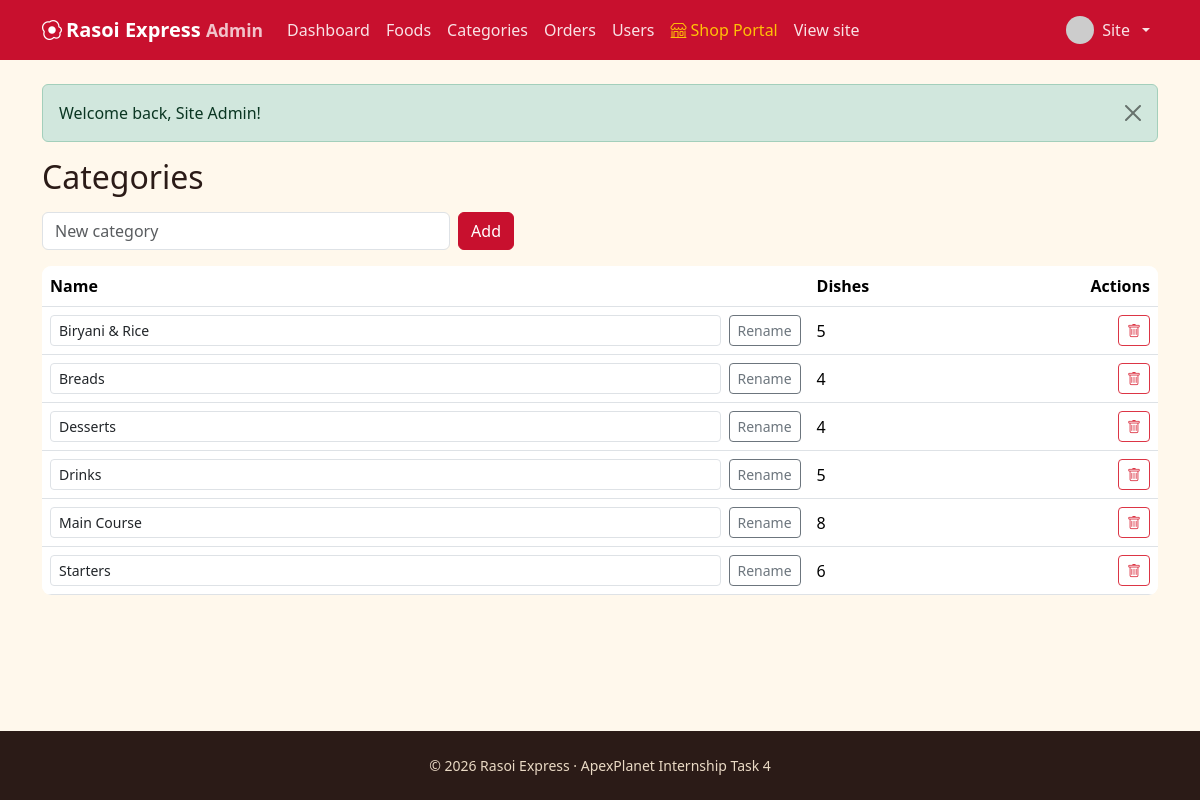
Screenshot of /admin/categories.php (signed in) with the database file from the repository.
### tables this page shows
CREATE TABLE users (
  id INT UNSIGNED AUTO_INCREMENT PRIMARY KEY,
  name VARCHAR(80) NOT NULL,
  email VARCHAR(120) NOT NULL UNIQUE,
  phone VARCHAR(15) DEFAULT NULL,
  address VARCHAR(255) DEFAULT NULL,
  password_hash VARCHAR(255) NOT NULL,
  role ENUM('user','admin','shop_owner') NOT NULL DEFAULT 'user',
  status ENUM('active','blocked') NOT NULL DEFAULT 'active',
  avatar VARCHAR(255) DEFAULT NULL,
  last_login_at DATETIME DEFAULT NULL,
  created_at TIMESTAMP DEFAULT CURRENT_TIMESTAMP,
  INDEX idx_users_role (role),
  INDEX idx_users_last_login (last_login_at)
);

CREATE TABLE categories (
  id INT UNSIGNED AUTO_INCREMENT PRIMARY KEY,
  name VARCHAR(60) NOT NULL UNIQUE
);

### includes/auth.php (called while the page is built, shortened)
<?php
require_once __DIR__ . '/db.php';
function e($v): string { return htmlspecialchars((string)$v, ENT_QUOTES, 'UTF-8'); }
function url(string $p = ''): string { return BASE_URL . '/' . ltrim($p, '/'); }
function current_user(): ?array {
    static $u = false;
    if ($u === false) {
        $u = null;
        if (!empty($_SESSION['uid'])) {
            $s = db()->prepare('SELECT id,name,email,phone,address,role,status,avatar FROM users WHERE id=?');
            $s->execute([$_SESSION['uid']]);
            $u = $s->fetch() ?: null;
        }
    }
    return $u;
}
function require_login(): array {
    $u = current_user();
    return $u;
}
function require_admin(): array {
    $u = require_login();
    return $u;
}
function avatar_url(?array $u): string {
    return ($u && $u['avatar']) ? url('uploads/avatars/' . $u['avatar'])
        : 'https://ui-avatars.com/api/?background=c8102e&color=fff&name=' . urlencode($u['name'] ?? 'U');
}

### includes/db.php (called while the page is built, shortened)
<?php
function db(): PDO {
    static $pdo = null;
    if ($pdo === null) {
        try {
            $pdo = new PDO('mysql:host=' . DB_HOST . ';dbname=' . DB_NAME . ';charset=utf8mb4', DB_USER, DB_PASS, [
                PDO::ATTR_ERRMODE => PDO::ERRMODE_EXCEPTION,
                PDO::ATTR_DEFAULT_FETCH_MODE => PDO::FETCH_ASSOC,
                PDO::ATTR_EMULATE_PREPARES => false,
            ]);
        } catch (PDOException $e) {
            error_log($e->getMessage());
            http_response_code(500);
            ?>
            <!DOCTYPE html>
            <html lang="en">
            <head>
            <meta charset="UTF-8">
            <meta name="viewport" content="width=device-width, initial-scale=1">
            <title>Database Offline | Rasoi Express</title>
            <link href="https://cdn.jsdelivr.net/npm/bootstrap@5.3.3/dist/css/bootstrap.min.css" rel="stylesheet">
            <link href="https://cdn.jsdelivr.net/npm/bootstrap-icons@1.11.3/font/bootstrap-icons.min.css" rel="stylesheet">
            <style>
              body { background: #f8f9fa; font-family: system-ui, -apple-system, sans-serif; display: flex; align-items: center; justify-content: center; min-height: 100vh; padding: 20px; }
              .card { max-width: 580px; width: 100%; border: 0; box-shadow: 0 10px 30px rgba(0,0,0,0.08); border-radius: 16px; }
              .icon-box { width: 64px; height: 64px; border-radius: 50%; background: #fee2e2; color: #dc2626; display: flex; align-items: center; justify-content: center; font-size: 2rem; margin: 0 auto 1.25rem; }
            </style>
            <meta http-equiv="refresh" content="5">
            </head>
            <body>
            <div class="card p-4 p-md-5 text-center">
              <div class="icon-box"><i class="bi bi-database-gear"></i></div>
              <h3 class="fw-bold mb-2">Starting Database Server&hellip;</h3>
              <p class="text-muted mb-3">MariaDB is being launched automatically. This page will refresh in a few seconds.</p>
              <div class="d-flex justify-content-center mb-4">
                <div class="spinner-border text-danger" role="status"><span class="visually-hidden">Loading...</span></div>
              </div>
              <div class="d-grid gap-2">
                <button onclick="location.reload()" class="btn btn-danger py-2 fw-semibold"><i class="bi bi-arrow-clockwise me-1"></i> Refresh Now</button>
              </div>
              <details class="text-start mt-3 small text-muted">
                <summary class="cursor-pointer">Technical error details</summary>
                <pre class="bg-light p-2 rounded mt-2 text-danger mb-0" style="font-size: 0.78rem; overflow-x: auto;"><?= htmlspecialchars($e->getMessage(), ENT_QUOTES, 'UTF-8') ?></pre>
                <div class="mt-2">
                  <strong>Manual fix:</strong> Double-click <code>start-database.bat</code> or <code>run.bat</code> in your project folder.
                </div>
              </details>
            </div>
            </body>
            </html>
            <?php
            exit;
        }
    }
    return $pdo;
}

### admin/categories.php (the view, shortened to what this page needs)
<?php
require_once __DIR__ . '/../includes/auth.php';
require_admin();
$adminArea = true; $pageTitle = 'Categories';
$cats = db()->query('SELECT c.*, (SELECT COUNT(*) FROM foods f WHERE f.category_id=c.id) n FROM categories c ORDER BY c.name')->fetchAll();
require __DIR__ . '/../includes/header.php';
?>
<h2 class="mb-3">Categories</h2>
<form method="post" class="row g-2 mb-3 needs-validation" novalidate style="max-width:480px"><?= csrf_field() ?><input type="hidden" name="action" value="add">
  <div class="col"><input class="form-control" name="name" placeholder="New category" required minlength="2" maxlength="60" aria-label="New category name"></div>
  <div class="col-auto"><button class="btn btn-rx">Add</button></div>
</form>
<div class="table-responsive"><table class="table align-middle mb-0">
  <thead><tr><th>Name</th><th>Dishes</th><th class="text-end">Actions</th></tr></thead>
  <tbody><?php foreach ($cats as $c): ?>
    <tr>
      <td><form method="post" class="d-flex gap-2"><?= csrf_field() ?><input type="hidden" name="action" value="rename"><input type="hidden" name="id" value="<?= $c['id'] ?>">
        <input class="form-control form-control-sm" name="name" value="<?= e($c['name']) ?>" required minlength="2" maxlength="60" aria-label="Category name"><button class="btn btn-sm btn-outline-secondary">Rename</button></form></td>
      <td><?= (int)$c['n'] ?></td>
      <td class="text-end"><form method="post" class="d-inline" data-confirm="Delete category '<?= e($c['name']) ?>'?"><button class="btn btn-sm btn-outline-danger"><i class="bi bi-trash"></i></button></form></td>
    </tr><?php endforeach; ?></tbody>
</table></div>
<?php require __DIR__ . '/../includes/footer.php'; ?>

### includes/header.php (shortened to what this page needs)
<?php require_once __DIR__ . '/auth.php'; $me = current_user(); $isAdminArea = !empty($adminArea); $isShopArea = !empty($shopArea); ?>
<!DOCTYPE html>
<html lang="en">
<head>
<link href="https://cdn.jsdelivr.net/npm/bootstrap@5.3.3/dist/css/bootstrap.min.css" rel="stylesheet">
<link href="https://cdn.jsdelivr.net/npm/bootstrap-icons@1.11.3/font/bootstrap-icons.min.css" rel="stylesheet">
<link href="<?= url('assets/css/style.css') ?>" rel="stylesheet">
</head>
<body>
<nav class="navbar navbar-expand-lg navbar-dark rx-nav sticky-top">
  <div class="container">
    <a class="navbar-brand fw-bold" href="<?= url($isAdminArea ? 'admin/index.php' : ($isShopArea ? 'shop/index.php' : 'index.php')) ?>"><i class="bi bi-egg-fried me-1"></i><?= APP_NAME ?><?= $isAdminArea ? ' <small class="opacity-75">Admin</small>' : ($isShopArea ? ' <small class="opacity-75">Shop Portal</small>' : '') ?></a>
    <div class="collapse navbar-collapse" id="nav">
      <ul class="navbar-nav me-auto">
        <?php if ($isAdminArea): ?>
          <li class="nav-item"><a class="nav-link" href="<?= url('admin/index.php') ?>">Dashboard</a></li>
          <li class="nav-item"><a class="nav-link" href="<?= url('admin/foods.php') ?>">Foods</a></li>
          <li class="nav-item"><a class="nav-link" href="<?= url('admin/categories.php') ?>">Categories</a></li>
          <li class="nav-item"><a class="nav-link" href="<?= url('admin/orders.php') ?>">Orders</a></li>
          <li class="nav-item"><a class="nav-link" href="<?= url('admin/users.php') ?>">Users</a></li>
          <li class="nav-item"><a class="nav-link text-warning" href="<?= url('shop/index.php') ?>"><i class="bi bi-shop me-1"></i>Shop Portal</a></li>
          <li class="nav-item"><a class="nav-link" href="<?= url('index.php') ?>">View site</a></li>
        <?php endif; ?>
      </ul>
      <ul class="navbar-nav align-items-lg-center gap-lg-2">
        <?php if ($me): ?>
          <li class="nav-item dropdown">
            <a class="nav-link dropdown-toggle d-flex align-items-center gap-2" href="#" data-bs-toggle="dropdown">
              <img src="<?= e(avatar_url($me)) ?>" class="rounded-circle" width="28" height="28" alt=""><?= e(explode(' ', $me['name'])[0]) ?>
            </a>
          </li>
        <?php else: ?>
          <li class="nav-item"><a class="nav-link" href="<?= url('login.php') ?>">Log in</a></li>
          <li class="nav-item"><a class="btn btn-warning btn-sm" href="<?= url('register.php') ?>">Sign up</a></li>
        <?php endif; ?>
      </ul>
    </div>
  </div>
</nav>
<main class="container py-4 main-content flex-grow-1 d-flex flex-column">
<?php foreach (get_flash() as [$t, $m]): ?>
  <div class="alert alert-<?= e($t) ?> alert-dismissible fade show" role="alert"><?= e($m) ?><button type="button" class="btn-close" data-bs-dismiss="alert"></button></div>
<?php endforeach; ?>

### includes/footer.php (shortened to what this page needs)
</main>
<footer class="rx-footer py-4 mt-auto text-center">
  <div class="container small">&copy; <?= date('Y') ?> <?= APP_NAME ?> &middot; ApexPlanet Internship Task 4</div>
</footer>
</body>
</html>

### assets/css/style.css (style rules this page uses)
:root { --rx-red:#c8102e;--rx-dark:#2b1b17;--rx-gold:#f7b32b;--rx-leaf:#2f6f4e;--rx-paper:#fff8ec }
body { background:var(--rx-paper);color:var(--rx-dark);font-family:'Segoe UI',system-ui,-apple-system,sans-serif;min-height:100vh;display:flex;flex-direction:column }
main.main-content { flex:1 0 auto }
.rx-nav { background:var(--rx-red) }
.rx-nav .nav-link { color:rgba(255,255,255,.88) }
.rx-footer { background:var(--rx-dark);color:#e9d9c4;margin-top:auto }
.btn-rx { background:var(--rx-red);border-color:var(--rx-red);color:#fff }
.table-responsive { border-radius:.6rem;background:#fff }

### rows the page displays
users: name "Site"
categories: name "Biryani & Rice", n "5"
categories: name "Breads", n "4"
categories: name "Desserts", n "4"
categories: name "Drinks", n "5"
categories: name "Main Course", n "8"
categories: name "Starters", n "6"

### other values shown
APP_NAME "Rasoi Express"
$m "Welcome back, Site Admin!"
